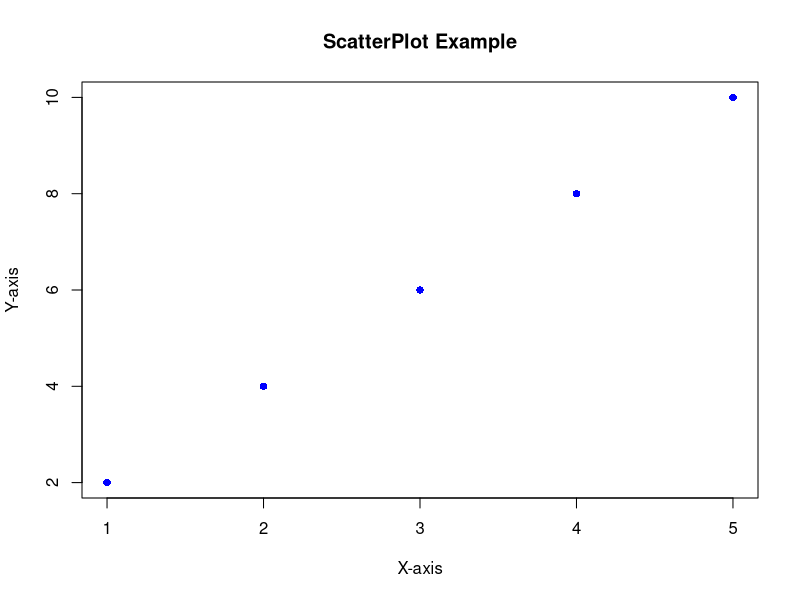
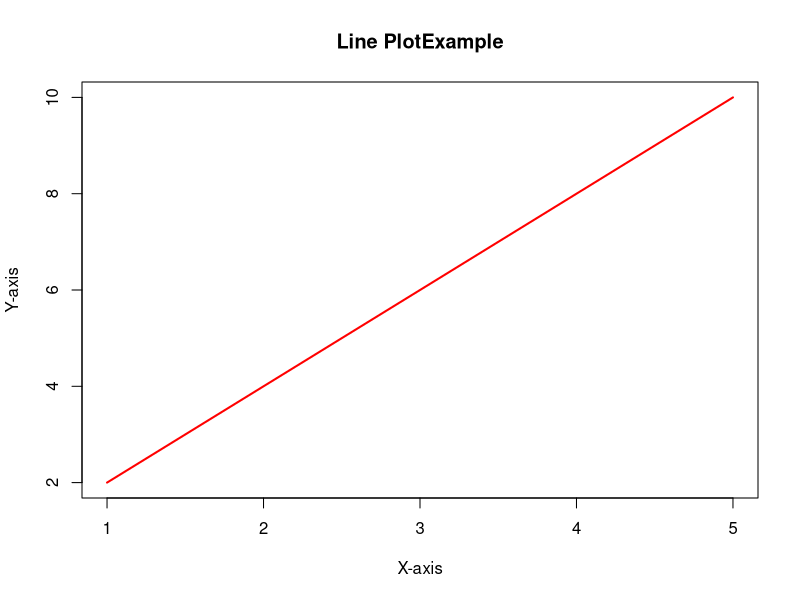
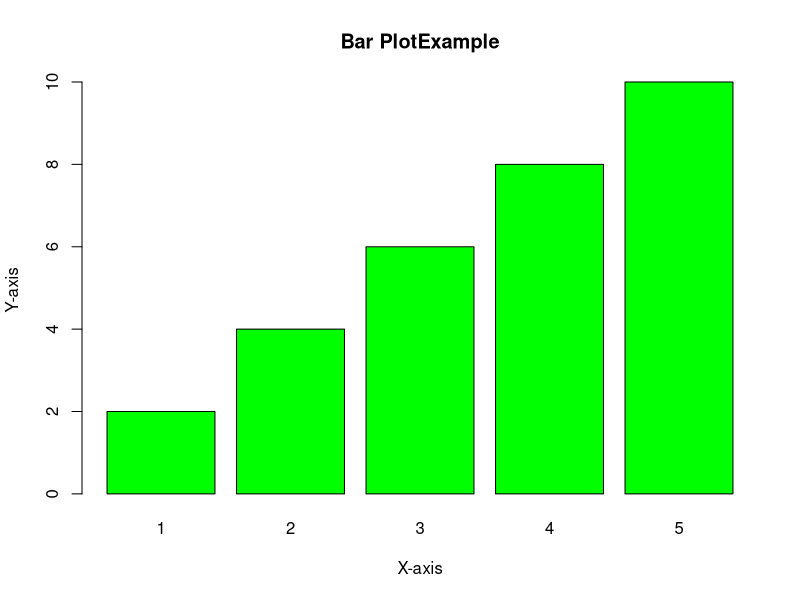
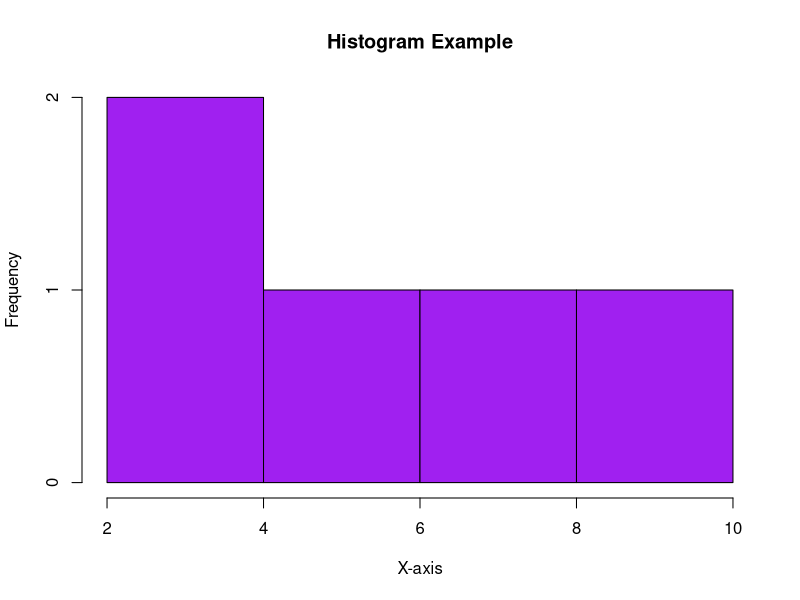
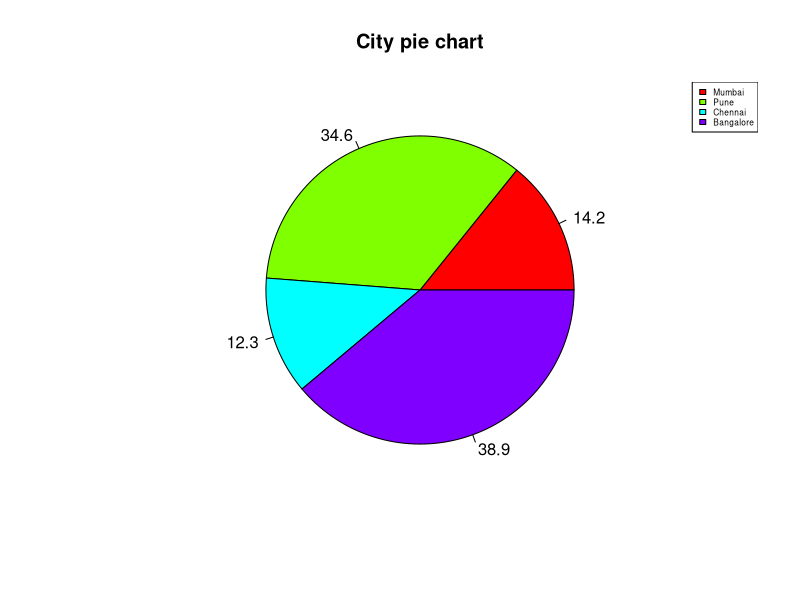
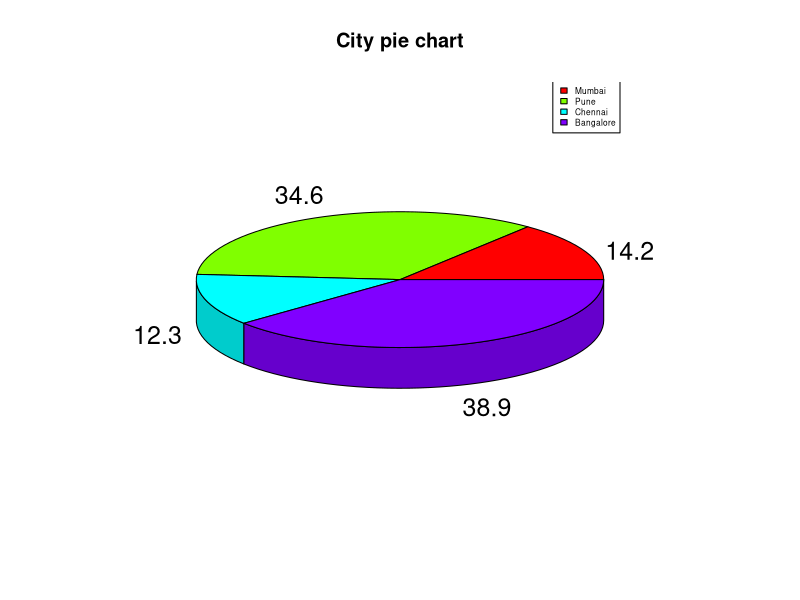

Reproduce these figures in R, in order.

x = c(1, 2, 3, 4, 5)
y = c(2, 4, 6, 8, 10)
# Scatter Plot
plot(x, y, type = "p", col = "blue", pch = 16, xlab = "X-axis", ylab = "Y-axis", main = "ScatterPlot Example")
# Line Plot
plot(x, y, type = "l", col = "red", lwd = 2, xlab = "X-axis", ylab = "Y-axis", main = "Line PlotExample")
# Bar Plot
barplot(y, names.arg = x, col = "green", xlab = "X-axis", ylab = "Y-axis", main = "Bar PlotExample")
# Histogram
hist(y, col = "purple", xlab = "X-axis", ylab = "Frequency", main = "Histogram Example")

data = c(23, 56, 20, 63)
labels = c("Mumbai", "Pune", "Chennai", "Bangalore")
piepercent= round(100 * data / sum(data), 1)
# Plot the 2D pie chart
pie(data, labels = piepercent, main = "City pie chart", col = rainbow(length(data)))
legend("topright", c("Mumbai", "Pune", "Chennai", "Bangalore"), cex=0.5,fill=rainbow(length(data)))

library(plotrix)
# Plot the 3D pie chart
pie3D(data, labels = piepercent, main = "City pie chart", col = rainbow(length(data)))
legend("topright", c("Mumbai", "Pune", "Chennai", "Bangalore"), cex = 0.5, fill=rainbow(length(data)))
